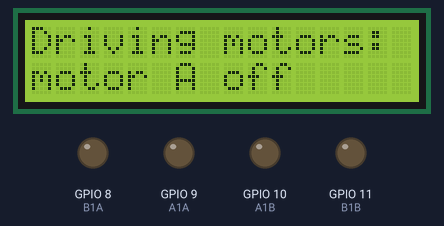
Simulated run of this program. Board: Raspberry Pi (BCM pin numbers). Shown: 16×2 character LCD, output pins drawn as LEDs (lit = HIGH). Library files of the repository ran but are not shown: I2C_LCD_driver.py; what the program prints to the terminal is not drawn.

Above: at 0.4 s.
At 11.8 s:
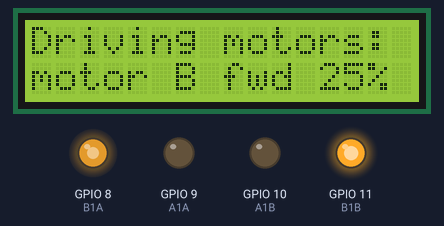
At 17.0 s:
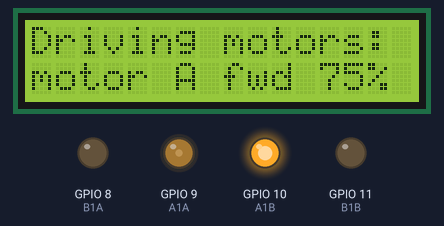
At 28.4 s:
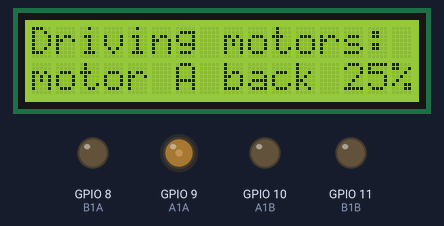
At 34.6 s:
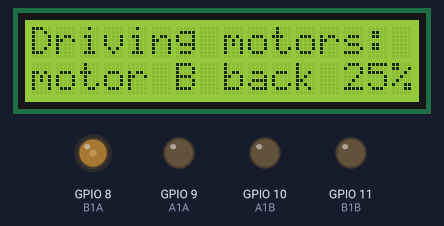
At 37.7 s:
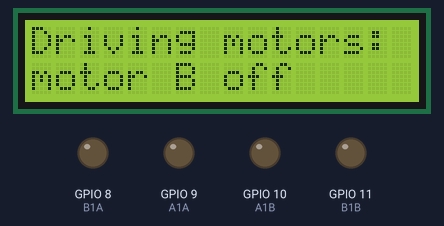
Timing chart, 0 to 40.0 s (numbered marks = the images above):
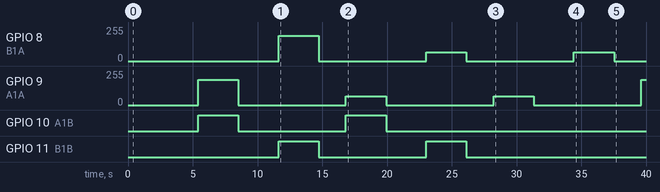

The program:

HG7881-motors_LCD_PWM.py
```python
#!/usr/bin/python

# RPi PCB version of HG7881 motor controller

# command to run:  python3 ./RPi_maker_PCB5/motor_control/drive_motors/HG7881_motor_controller/HG7881-motors_LCD_PWM.py
# PWM test version
#  N.B. it is important not to 'mix' PWM and simple on/off as this seems to confuse the HG7881

########################################################
## generic LCD display function
########################################################
def lcddisp(text1, text2, stime):
    mylcd.lcd_clear()
    mylcd.lcd_display_string(text1, 1, 0)   # display at row 1 column 0
    mylcd.lcd_display_string(text2, 2, 0)   # display at row 2 column 0
    time.sleep(stime)  # short pause to make sure the display above is 'seen'

#+-+-+-+-+-+-+-+-+-+-+-+-+-+-+-+-+-+-+-+-+-+-+-+-+-+-+-+-+-+-+-+-+-+-+-+-+-+-+-+-+-+-+-+
#
# Raspberry Pi generic set of HG7881 of on/off motor functions
#
#  N.B. depending upon how the motors are connected the motor direction
#    signals to the A1B or B1B pins may need to be reversed
#
#+-+-+-+-+-+-+-+-+-+-+-+-+-+-+-+-+-+-+-+-+-+-+-+-+-+-+-+-+-+-+-+-+-+-+-+-+-+-+-+-+-+-+-+

def Aforward_pwm(dutycycleA):   # PWM speed control
    print ("forward " + str(dutycycleA))
    # Motor A - M1
    # set A1A with the PWM dutycycle
    pwm_A1A.start(100-dutycycleA)    # inverse for some reason????
    # set A1B ON i.e. HIGH for forward motion
    GPIO.output(A1B, 1)

def Bforward_pwm(dutycycleB):   # PWM speed control
    # Motor B - M2
    # set B1A with the PWM dutycycle
    pwm_B1A.start(100-dutycycleB)   # inverse for some reason????
    # set B1B ON i.e. HIGH for forward motion
    GPIO.output(B1B, 1)

def Abackward_pwm(dutycycleA):   # PWM speed control
    print ("backward " + str(dutycycleA))
    # Motor A - M1
    # set A1A with the PWM dutycycle
    pwm_A1A.start(dutycycleA)
    # set A1B OFF i.e. LOW for backward motion
    GPIO.output(A1B, 0)

def Bbackward_pwm(dutycycleB):   # PWM speed control
    # Motor B - M2
    # set B1A with the PWM dutycycle
    pwm_B1A.start(dutycycleB)
    # set B1B OFF i.e. LOW for backward motion
    GPIO.output(B1B, 0)

def Astop():
    print ("stop A")
    GPIO.output(A1B, 0)
    pwm_A1A.start(0)
    print ("motor A set to stop")
    lcddisp("Driving motors:", "motor A off", 3)

def Bstop():
    print ("stop B")
    GPIO.output(B1B, 0)
    pwm_B1A.start(0)
    print ("motor B set to stop")
    lcddisp("Driving motors:", "motor B off", 2)

#+-+-+-+-+-+-+-+-+-+-+-+-+-+-+-+-+-+-+-+-+-+-+-+-+-+-+-+-+-+-+-+-+-+-+-+-+-+-+-+-+-+-+-+
#
# main code
#
#+-+-+-+-+-+-+-+-+-+-+-+-+-+-+-+-+-+-+-+-+-+-+-+-+-+-+-+-+-+-+-+-+-+-+-+-+-+-+-+-+-+-+-+

# import the LCD driver code, initalise the LCD and clear the screen
import I2C_LCD_driver
mylcd = I2C_LCD_driver.lcd()
mylcd.lcd_clear()       # clear LCD screen

import RPi.GPIO as GPIO # Import the GPIO Library
import time             # Import the Time library

# Set the GPIO modes
GPIO.setmode(GPIO.BCM)
GPIO.setwarnings(False)

# HG7881 pin setup code
# Define Outputs from RPi to HG7881 - variable names are as per the HG7881 pin labels
A1A = 9    # motor A - PWM power setting or simple on/off
A1B = 10   # motor A - HIGH/LOW for Fwd/Rev
B1A = 8    # motor B - PWM power setting or simple on/off
B1B = 11   # motor B - HIGH/LOW for Fwd/Rev

# set the various PWM parameters
# How many times to turn the GPIO pin on and off each second
Frequency = 20

# Set the GPIO Pin modes
GPIO.cleanup()
GPIO.setmode(GPIO.BCM)
GPIO.setup(A1A, GPIO.OUT)
GPIO.setup(A1B, GPIO.OUT)
GPIO.setup(B1A, GPIO.OUT)
GPIO.setup(B1B, GPIO.OUT)
pwm_A1A = GPIO.PWM(A1A, Frequency)  # set the A1A pin as a software set PWM pin
pwm_B1A = GPIO.PWM(B1A, Frequency)  # set the B1A pin as a software set PWM pin


##########################
###     motor tests    ###
##########################

print ("*** driving motors A + B through a fwd/back cycle continuously - press CTRL C to exit ***")

try:           # this loop is not strictly necessary but it does allow the script to be easily stopped with CTRL-C
    while True:  # this is the loop that continuously runs the motor test cycle

        # Turn all motors off
        Astop()
        Bstop()

        # motor A forwards 25%
        Aforward_pwm(25)
        print ("motor A forward 25%")
        lcddisp("Driving motors:", "motor A fwd 25%", 0)
        # Run the motor for 3 seconds
        time.sleep(3)

        # Turn motor A off
        Astop()

        # motor B forwards 25%
        Bforward_pwm(25)
        print ("motor B forward 25%")
        lcddisp("Driving motors:", "motor B fwd 25%", 0)
        # Run the motor for 3 seconds
        time.sleep(3)

        # Turn motor B off
        Bstop()

        # motor A forwards 75%
        Aforward_pwm(75)
        print ("motor A forward 75%")
        lcddisp("Driving motors:", "motor A fwd 75%", 0)
        # Run the motor for 3 seconds
        time.sleep(3)

        # Turn motor A off
        Astop()

        # motor B forwards 75%
        Bforward_pwm(75)
        print ("motor B forward 75%")
        lcddisp("Driving motors:", "motor B fwd 75%", 0)
        # Run the motor for 3 seconds
        time.sleep(3)

        # Turn motor B off
        Bstop()

        # motor A backwards 25%
        Abackward_pwm(25)
        print ("motor A backward 25%")
        lcddisp("Driving motors:", "motor A back 25%", 0)
        # Run the motors for 3 seconds
        time.sleep(3)

        # Turn motor A off
        Astop()

        # motor B backwards 25%
        Bbackward_pwm(25)
        print ("motor B backward 25%")
        lcddisp("Driving motors:", "motor B back 25%", 0)
        # Run the motors for 3 seconds
        time.sleep(3)

        # Turn motor B off
        Bstop()

        # motor A backwards 75%
        Abackward_pwm(75)
        print ("motor A backward 75%")
        lcddisp("Driving motors:", "motor A back 75%", 0)
        # Run the motors for 3 seconds
        time.sleep(3)

        # Turn motor A off
        Astop()

        # motor B backwards 75%
        Bbackward_pwm(75)
        print ("motor B backward 75%")
        lcddisp("Driving motors:", "motor B back 75%", 0)
        # Run the motors for 3 seconds
        time.sleep(3)

        # Turn motor B off
        Bstop()

except KeyboardInterrupt:   # this code is run when the 'try' loop is interrupted with a CTRL-C
    print(" ")
    print("Cleaning up the GPIO pins before stopping")
    print(" ")
    print(" ")
    print(" ")

    # Reset the GPIO pins (which will also turn off the motors)
    GPIO.cleanup()
    print ("GPIO cleaned up")
    lcddisp("Driving motors:", "GPIO cleaned up", 3)

    lcddisp("Program ended", " ", 3)
    mylcd.lcd_clear()  # clear LCD screen
    mylcd.backlight(0) # turn off LCD backlight

# The cleanup command sets all the pins back to inputs which protects the
# Pi from accidental shorts-circuits if something metal touches the GPIO pins.
   
```

Measured:
- by itself, GPIO 8 (B1A), GPIO 9 (A1A): repeats every 11.4 s: 0/255 8.3 s, 64/255 3.1 s
- by itself, GPIO 10 (A1B), GPIO 11 (B1B): alternates HIGH for 3.1 s and LOW for 8.3 s, 4 changes in all, then stays LOW
- what the display in image 0 shows lasts 3.0 s, from 0.3 s to 3.3 s
- what the display in image 1 shows lasts 3.1 s, from 11.7 s to 14.8 s
